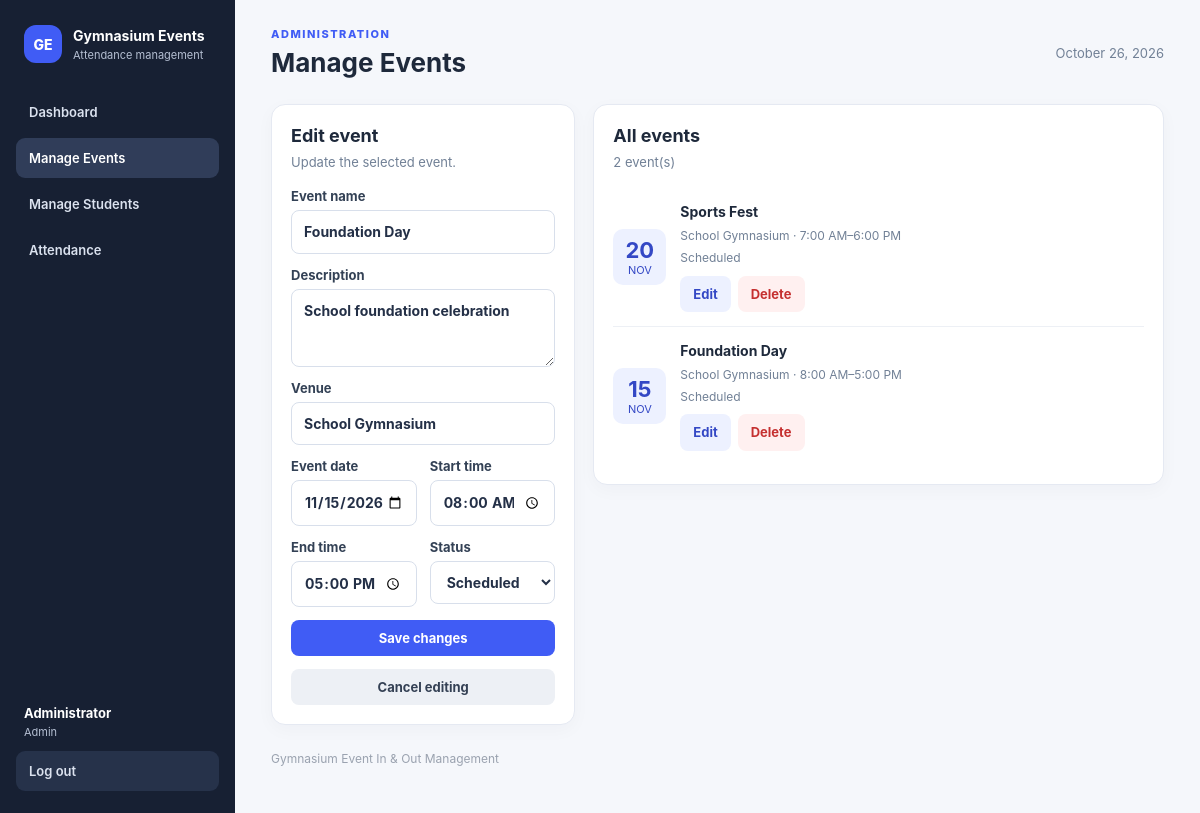
Page /dashboard.php?page=events&edit_event=1 (signed in) on the committed database.
### tables this page shows
CREATE TABLE Events (
    EventID INT AUTO_INCREMENT PRIMARY KEY,
    EventName VARCHAR(150) NOT NULL,
    EventDescription VARCHAR(500),
    EventDate DATE NOT NULL,
    Venue VARCHAR(100) DEFAULT 'Gymnasium',
    StartTime TIME NOT NULL,
    EndTime TIME NOT NULL,
    EventStatus VARCHAR(20) DEFAULT 'Scheduled'
);

### config.php (called while the page is built, shortened)
<?php
function h($value) {
    return htmlspecialchars((string)$value, ENT_QUOTES, 'UTF-8');
}
?>

### dashboard.php (the view, shortened to what this page needs)
<?php
require_once __DIR__ . '/config.php';
$isStaff = isset($_SESSION['user'])
    && isset($_SESSION['user']['Role'])
    && in_array($_SESSION['user']['Role'], ['Admin', 'Staff'], true);
$page = $_GET['page'] ?? ($isStaff ? 'dashboard' : 'events');
$displayName = $isStaff
    ? ($_SESSION['user']['FullName'] ?? 'Staff')
    : ($_SESSION['student_name'] ?? 'Student');
$role = $isStaff ? ($_SESSION['user']['Role'] ?? 'Staff') : 'Student';
$events = $pdo->query('SELECT * FROM Events ORDER BY EventDate DESC, StartTime DESC')->fetchAll();
$totalStudents = (int)$pdo->query('SELECT COUNT(*) FROM Attendees')->fetchColumn();
$totalEvents = (int)$pdo->query('SELECT COUNT(*) FROM Events')->fetchColumn();
$insideNow = (int)$pdo->query('SELECT COUNT(*) FROM Attendance WHERE TimeOut IS NULL')->fetchColumn();
$editingEvent = null;
if ($isStaff && isset($_GET['edit_event'])) {
    $stmt = $pdo->prepare('SELECT * FROM Events WHERE EventID = ?');
    $stmt->execute([(int)$_GET['edit_event']]);
    $editingEvent = $stmt->fetch() ?: null;
    $page = 'events';
}
?>
<!DOCTYPE html>
<html lang="en">
<head>
<link rel="stylesheet" href="style.css">
</head>
<body>
<div class="layout">
    <aside class="sidebar">
        <div class="brand"><div class="brand-mark">GE</div><div><strong>Gymnasium Events</strong><small>Attendance management</small></div></div>
        <nav class="nav">
            <?php if ($isStaff): ?>
                <a class="<?= $page === 'dashboard' ? 'active' : '' ?>" href="dashboard.php?page=dashboard">Dashboard</a>
                <a class="<?= $page === 'events' ? 'active' : '' ?>" href="dashboard.php?page=events">Manage Events</a>
                <a class="<?= $page === 'students' ? 'active' : '' ?>" href="dashboard.php?page=students">Manage Students</a>
                <a class="<?= $page === 'attendance' ? 'active' : '' ?>" href="dashboard.php?page=attendance">Attendance</a>
            <?php else: ?>
                <a class="<?= $page === 'events' ? 'active' : '' ?>" href="dashboard.php?page=events">Available Events</a>
                <a class="<?= $page === 'my_attendance' ? 'active' : '' ?>" href="dashboard.php?page=my_attendance">My Attendance</a>
            <?php endif; ?>
        </nav>
        <div class="sidebar-bottom"><div class="user"><strong><?= h($displayName) ?></strong><small><?= h($role) ?></small></div><a class="logout-link" href="dashboard.php?logout=1">Log out</a></div>
    </aside>
    <main class="main">
        <header class="topbar"><div><div class="eyebrow"><?= $isStaff ? 'ADMINISTRATION' : 'STUDENT PORTAL' ?></div><h1><?php
            $titles = ['dashboard' => 'Dashboard', 'events' => $isStaff ? 'Manage Events' : 'Available Events', 'students' => 'Manage Students', 'attendance' => 'Attendance Records', 'my_attendance' => 'My Attendance'];
            echo h($titles[$page] ?? 'Dashboard');
        ?></h1></div><div class="date"><?= date('F j, Y') ?></div></header>
        <?php if ($isStaff && $page === 'dashboard'): ?>
            <section class="stats">
                <article class="stat"><small>Total registered students</small><strong><?= $totalStudents ?></strong></article>
                <article class="stat"><small>Total events</small><strong><?= $totalEvents ?></strong></article>
                <article class="stat"><small>Currently checked in</small><strong><?= $insideNow ?></strong></article>
            </section>
            <section class="panel"><div class="panel-heading"><div><h2>Event management</h2><p class="subtext">Create, edit, or remove gymnasium events.</p></div><a class="btn" href="dashboard.php?page=events">Manage events</a></div>
                <div class="event-card"><div class="event-date"><b>+</b><small>EVENT</small></div><div class="event-detail"><b>Manage all events</b><small>Update dates, venues, times, and event status, or delete an event.</small></div><a class="btn secondary" href="dashboard.php?page=events">Open</a></div>
                <div class="event-card"><div class="event-date"><b>♙</b><small>STUDENT</small></div><div class="event-detail"><b>Manage students</b><small>Edit student details or remove a student record.</small></div><a class="btn secondary" href="dashboard.php?page=students">Open</a></div>
                <div class="event-card"><div class="event-date"><b>↔</b><small>LOG</small></div><div class="event-detail"><b>Attendance records</b><small>Review student check-in and check-out history.</small></div><a class="btn secondary" href="dashboard.php?page=attendance">Open</a></div>
            </section>
        <?php elseif ($isStaff && $page === 'events'): ?>
            <div class="grid-2">
                <section class="panel">
                    <div class="panel-heading"><div><h2><?= $editingEvent ? 'Edit event' : 'Create event' ?></h2><p class="subtext"><?= $editingEvent ? 'Update the selected event.' : 'Only Admin and Staff accounts can create events.' ?></p></div></div>
                    <form method="post" class="form-grid">
                        <label class="field full">Event name<input name="event_name" maxlength="150" required value="<?= h($editingEvent['EventName'] ?? '') ?>"></label>
                        <label class="field full">Description<textarea name="event_description" maxlength="500"><?= h($editingEvent['EventDescription'] ?? '') ?></textarea></label>
                        <label class="field full">Venue<input name="venue" maxlength="100" value="<?= h($editingEvent['Venue'] ?? 'School Gymnasium') ?>"></label>
                        <label class="field">Event date<input type="date" name="event_date" required value="<?= h($editingEvent['EventDate'] ?? '') ?>"></label>
                        <label class="field">Start time<input type="time" name="start_time" required value="<?= h(isset($editingEvent['StartTime']) ? substr($editingEvent['StartTime'], 0, 5) : '') ?>"></label>
                        <label class="field">End time<input type="time" name="end_time" required value="<?= h(isset($editingEvent['EndTime']) ? substr($editingEvent['EndTime'], 0, 5) : '') ?>"></label>
                        <?php if ($editingEvent): ?><label class="field">Status<select name="event_status"><?php foreach (['Scheduled', 'Completed', 'Cancelled'] as $status): ?><option value="<?= h($status) ?>" <?= ($editingEvent['EventStatus'] ?? 'Scheduled') === $status ? 'selected' : '' ?>><?= h($status) ?></option><?php endforeach; ?></select></label><?php endif; ?>
                        <button class="btn full" type="submit"><?= $editingEvent ? 'Save changes' : 'Create event' ?></button>
                        <?php if ($editingEvent): ?><a class="btn muted full" href="dashboard.php?page=events">Cancel editing</a><?php endif; ?>
                    </form>
                </section>
                <section class="panel"><div class="panel-heading"><div><h2>All events</h2><p class="subtext"><?= count($events) ?> event(s)</p></div></div>
                    <?php foreach ($events as $event): ?><div class="event-card"><div class="event-date"><b><?= date('d', strtotime($event['EventDate'])) ?></b><small><?= date('M', strtotime($event['EventDate'])) ?></small></div><div class="event-detail"><b><?= h($event['EventName']) ?></b><small><?= h($event['Venue']) ?> · <?= date('g:i A', strtotime($event['StartTime'])) ?>–<?= date('g:i A', strtotime($event['EndTime'])) ?></small><small><?= h($event['EventStatus']) ?></small><div class="actions" style="margin-top:9px"><a class="btn secondary" href="dashboard.php?page=events&amp;edit_event=<?= (int)$event['EventID'] ?>">Edit</a><form method="post" onsubmit="return confirm('Delete this event and all attendance records linked to it?');"><input type="hidden" name="csrf_token" value="<?= h($csrfToken) ?>"><input type="hidden" name="action" value="delete_event"><input type="hidden" name="event_id" value="<?= (int)$event['EventID'] ?>"><button class="btn danger" type="submit">Delete</button></form></div></div></div><?php endforeach; ?>
                </section>
            </div>
        <?php endif; ?>
        <footer>Gymnasium Event In & Out Management</footer>
    </main>
</div>
</body>
</html>

### rows in the picture
events: event_name "Foundation Day", event_description "School foundation celebration", venue "School Gymnasium", event_date "11/15/2026", start_time "08:00", end_time "17:00", EventDate "15", EventDate "NOV", EventName "Foundation Day", Venue "School Gymnasium", StartTime "8:00 AM", EndTime "5:00 PM", EventStatus "Scheduled"
events: EventDate "20", EventDate "NOV", EventName "Sports Fest", Venue "School Gymnasium", StartTime "7:00 AM", EndTime "6:00 PM", EventStatus "Scheduled"

### other values in the picture
$displayName "Administrator"
$role "Admin"
$titles[$page] "Manage Events"
count($events) "2"
form field event_status "Scheduled"
